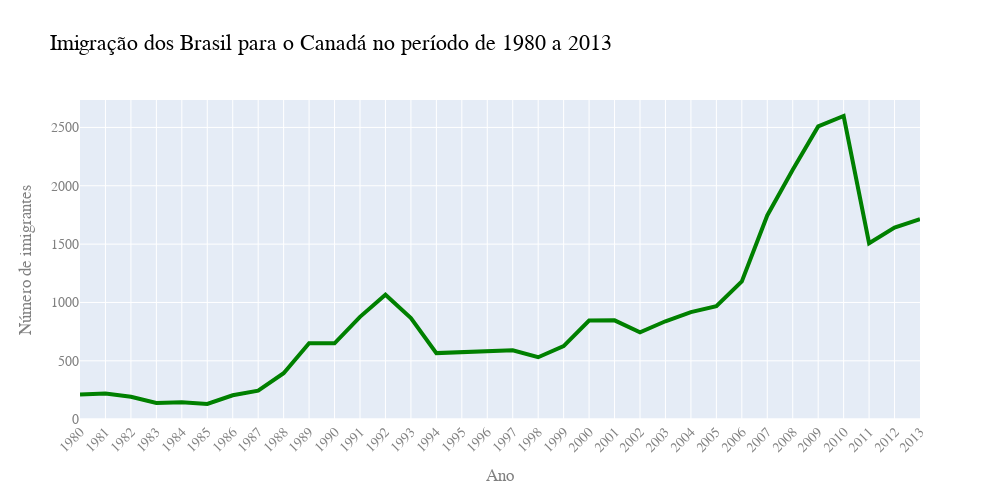

The notebook cell saved with this chart:
### Code cell
# Criando um gráfico interativo com plotly.
fig = px.line(
    dados_brasil, 
    x='ano', 
    y='imigrantes',
    title='Imigração dos Brasil para o Canadá no período de 1980 a 2013'
)

# Alterar a linha do gráfico de linha
fig.update_traces(line_color='green', line_width=4)

# Essa função "update_layout", permite fazer algumas alterações no design do gráfico a ser exibido.
fig.update_layout(
    width=1000,
    height=500,
    xaxis={'tickangle': -45}, # Rotação das informações/ticks do eixo X
    xaxis_title="Ano",
    yaxis_title="Número de imigrantes",
    font_family="Arial",
    font_size=14,
    font_color="grey",
    title_font_color="black",
    title_font_size=22
) 

fig.show()

### Figure 1 — Plotly figure (JSON) as saved in the notebook; plotly's stock layout.template omitted (floating-point values rounded to 4 significant figures)
{"data": [{"hovertemplate": "ano=%{x}<br>imigrantes=%{y}<extra></extra>", "legendgroup": "", "line": {"color": "green", "dash": "solid", "width": 4}, "marker": {"symbol": "circle"}, "mode": "lines", "name": "", "orientation": "v", "showlegend": false, "type": "scatter", "x": ["1980", "1981", "1982", "1983", "1984", "1985", "1986", "1987", "1988", "1989", "1990", "1991", "1992", "1993", "1994", "1995", "1996", "1997", "1998", "1999", "2000", "2001", "2002", "2003", "2004", "2005", "2006", "2007", "2008", "2009", "2010", "2011", "2012", "2013"], "xaxis": "x", "y": [211, 220, 192, 139, 145, 130, 205, 244, 394, 650, 650, 877, 1066, 866, 566, 572, 586, 591, 531, 626, 845, 847, 745, 839, 917, 969, 1181, 1746, 2138, 2509, 2598, 1508, 1642, 1714], "yaxis": "y"}], "layout": {"font": {"color": "grey", "family": "Arial", "size": 14}, "height": 500, "legend": {"tracegroupgap": 0}, "title": {"font": {"color": "black", "size": 22}, "text": "Imigração dos Brasil para o Canadá no período de 1980 a 2013"}, "width": 1000, "xaxis": {"anchor": "y", "domain": [0, 1], "tickangle": -45, "title": {"text": "Ano"}}, "yaxis": {"anchor": "x", "domain": [0, 1], "title": {"text": "Número de imigrantes"}}}}
